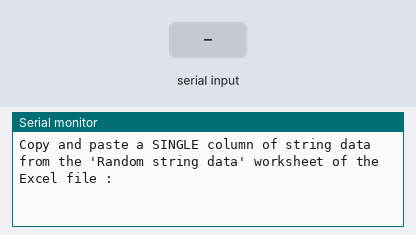
A sketch run on a simulated Arduino Uno, built with avr-gcc and run on an emulated ATmega328P. Parts: the last lines printed to the serial monitor. Inputs (shaded band) come from the test bench.

Above: at 1.2 s.
1.3 s: "1\n" received over Serial
At 1.7 s:
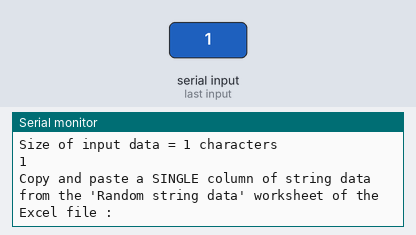
2.8 s: byte 10 ('\n') received over Serial
At 4.0 s:
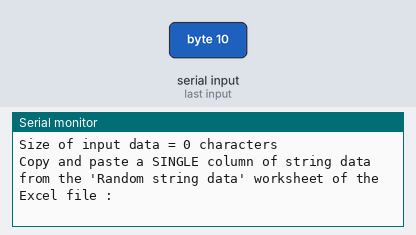
4.3 s: "0\n" received over Serial
At 5.2 s:
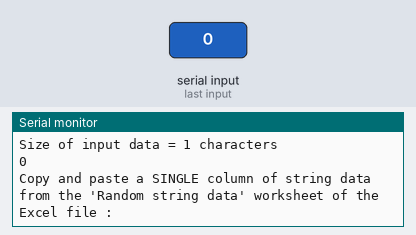

Measured:
- after the input at 1.3 s, the serial monitor: prints a new line at once (image 1)
- after the input at 2.8 s, the serial monitor: prints a new line at once (image 2)
- after the input at 4.3 s, the serial monitor: prints a new line at once (image 3)

The sketch:

Stage1.ino
```cpp
int step = 0;
char input;
int arr=0;

void setup(){
  Serial.begin(115200);
  while (!Serial){
    // Wait for serial port to connect, needed for native USB port only
  }
}

void loop(){
  char inputarr[1200] = {'\0'};

  if(step==0){
    Serial.println("Copy and paste a SINGLE column of string data from the 'Random string data' worksheet of the Excel file :");
    step=-1;
  }

  while (Serial.available()){
    input = (char)Serial.read();
    if (input == '\n' || arr>=1200){
      step=1;
    }else{
      inputarr[arr++] = input;
    }

  }

  if(step==1){
    Serial.print("Size of input data = ");
    Serial.print(arr);
    Serial.println(" characters");
    Serial.println(inputarr);
    arr=0;
    step=0;
  }
}
```
